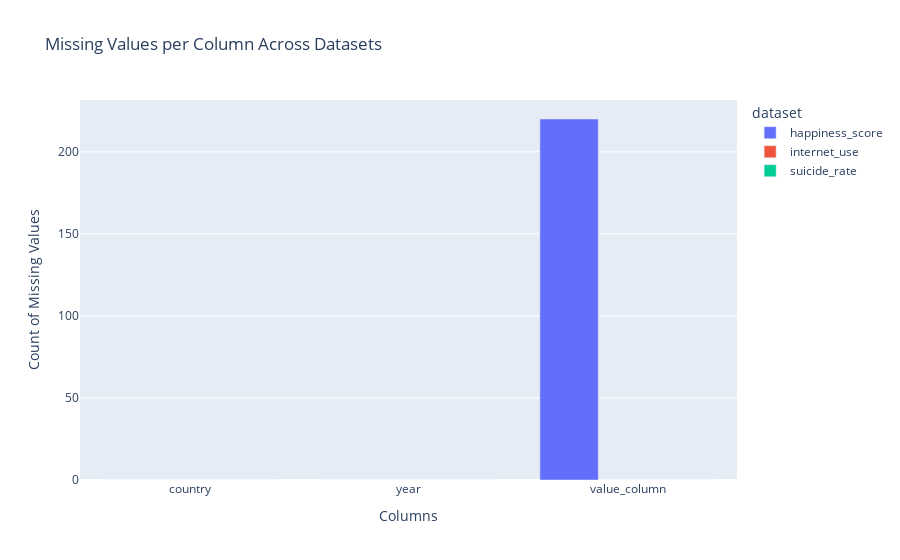

The cell this chart's notebook holds for it:
### Code cell
import pandas as pd
import plotly.express as px
import itables 

# Load suicide_rate data
suicide_rate = pd.read_csv("data\suicide_rate_data.csv")

suicide_rate

# selecting applicable columns
suicide_rate_subset = suicide_rate [["Reference area", "Sex", "TIME_PERIOD", "OBS_VALUE"]]

suicide_rate_subset

# changing to representative column names
suicide_rate_subset = suicide_rate_subset.rename(columns={"Reference area": "country", "Sex": "sex", "TIME_PERIOD": "year", "OBS_VALUE": "mortality_count"})

suicide_rate_subset

# internet_use data
internet_use = pd.read_csv ("data\household_internet_use.csv")

internet_use 

# selecting applicable columns
internet_use_subset = internet_use[["Reference area", "TIME_PERIOD", "OBS_VALUE"]]

internet_use_subset

# changing to representative column names
internet_use_subset = internet_use_subset.rename(columns={"Reference area": "country", "TIME_PERIOD": "year", "OBS_VALUE": "percent_internet_household"})

internet_use_subset

# Load happiness_score data
happiness_data = pd.read_csv("data\hapiscore_whr.csv")
happiness_data

# changing dataset to a long format
happiness_data_long = happiness_data.melt(id_vars="country")
happiness_data_long

# changing to representative column names
happiness_data_long = happiness_data.melt(id_vars="country", var_name="year", value_name = "happiness_count").sort_values(["country", "year"])

happiness_data_long

# Function to check data types 

def check_data_types(df, name):
    print(f"Data Types for {name}:\n")
    print(df.dtypes)
    print("-" * 40)  # Separator for clarity

# checks data types for all three datasets
check_data_types(internet_use_subset, "Internet Use Subset")
check_data_types(suicide_rate_subset, "Suicide Rate Subset")
check_data_types(happiness_data_long, "Happiness Data Long")


# converting the 'year' column to integer type, and coercing errors to NaN
happiness_data_long['year'] = pd.to_numeric(happiness_data_long['year'], errors='coerce')

# Confirm the conversion
print(happiness_data_long['year'].dtype)


# filtering for year 2015 to 2022
happiness_data_long = happiness_data_long[
    (happiness_data_long['year'] >= 2015) & (happiness_data_long['year'] <= 2022)
]
happiness_data_long = happiness_data_long[
    (happiness_data_long['year'] >= 2015) & (happiness_data_long['year'] <= 2022)
]

# Check the result
happiness_data_long['year'].unique()

#calculating missing values for each dataset
happiness_missing = happiness_data_long.isna().sum()
internet_missing = internet_use_subset.isna().sum()
suicide_missing = suicide_rate_subset.isna().sum()


# combining the results into a single DataFrame
missing_summary = pd.DataFrame({
   'dataset': ['happiness_score', 'internet_use', 'suicide_rate'],
   'country': [happiness_missing['country'], internet_missing['country'], suicide_missing['country']],
   'year': [happiness_missing['year'], internet_missing['year'], suicide_missing['year']],
   'value_column': [happiness_missing['happiness_count'], internet_missing['percent_internet_household'], suicide_missing['mortality_count']]
})

missing_summary                      

# reshaping with melt and naming columns for clarity
missing_summary = missing_summary.melt(
    id_vars='dataset', var_name='dataset_columns', value_name='missing_count'
).sort_values('dataset')
missing_summary

# bar chart for missing values
fig = px.bar(
    missing_summary,
    x='dataset_columns',
    y='missing_count',
    color='dataset',
    title='Missing Values per Column Across Datasets',
    labels={'missing_count': 'Count of Missing Values', 'dataset_columns': 'Columns'},
    barmode='group'
)

fig.show()

# dropping missing value from dataset
happiness_data_long.dropna(inplace=True)


# function to check any persistent missing values
def check_missing_data(df, name):
    print(f"Missing Data Summary for {name}:")
    print(df.isna().sum())
    print("-" * 40)

# Check for missing values in each dataset
check_missing_data(happiness_data_long, "Happiness Data")
check_missing_data(internet_use_subset, "Internet Use Data")
check_missing_data(suicide_rate_subset, "Suicide Rate Data")


# rounding to 1 decimal for consistency with other datasets
internet_use_subset["percent_internet_household"] = internet_use_subset["percent_internet_household"].round(1)

internet_use_subset

# creating a pivoted version of the 'suicide_rate_subset' DataFrame 
# to analyze mortality rates by sex (Male, Female, Total)
# without modifying the original 'suicide_rate_subset
# pivoting the data so each sex becomes its own column
suicide_rate_pivot = suicide_rate_subset.pivot_table(
    index=['country', 'year'],
    columns='sex',
    values='mortality_count',
    aggfunc='sum'  # Aggregate if duplicates exist
).reset_index()

# renaming the columns for clarity
suicide_rate_pivot.columns.name = None  # removing column index name
suicide_rate_pivot = suicide_rate_pivot.rename(columns={
    'Male': 'mortality_male',
    'Female': 'mortality_female',
    'Total': 'mortality_total'
})

# cleaned dataset
suicide_rate_pivot.head()

# droping the 'sex' column from the suicide_rate_subset
suicide_rate_cleaned = suicide_rate_subset.drop(columns=['sex'])

suicide_rate_cleaned.head()

### Figure 1 — Plotly figure (JSON) as saved in the notebook; plotly's stock layout.template omitted (floating-point values rounded to 4 significant figures)
{"data": [{"alignmentgroup": "True", "hovertemplate": "dataset=happiness_score<br>Columns=%{x}<br>Count of Missing Values=%{y}<extra></extra>", "legendgroup": "happiness_score", "marker": {"color": "#636efa", "pattern": {"shape": ""}}, "name": "happiness_score", "offsetgroup": "happiness_score", "orientation": "v", "showlegend": true, "textposition": "auto", "type": "bar", "x": ["country", "year", "value_column"], "xaxis": "x", "y": [0, 0, 220], "yaxis": "y"}, {"alignmentgroup": "True", "hovertemplate": "dataset=internet_use<br>Columns=%{x}<br>Count of Missing Values=%{y}<extra></extra>", "legendgroup": "internet_use", "marker": {"color": "#EF553B", "pattern": {"shape": ""}}, "name": "internet_use", "offsetgroup": "internet_use", "orientation": "v", "showlegend": true, "textposition": "auto", "type": "bar", "x": ["country", "year", "value_column"], "xaxis": "x", "y": [0, 0, 0], "yaxis": "y"}, {"alignmentgroup": "True", "hovertemplate": "dataset=suicide_rate<br>Columns=%{x}<br>Count of Missing Values=%{y}<extra></extra>", "legendgroup": "suicide_rate", "marker": {"color": "#00cc96", "pattern": {"shape": ""}}, "name": "suicide_rate", "offsetgroup": "suicide_rate", "orientation": "v", "showlegend": true, "textposition": "auto", "type": "bar", "x": ["country", "year", "value_column"], "xaxis": "x", "y": [0, 0, 0], "yaxis": "y"}], "layout": {"barmode": "group", "legend": {"title": {"text": "dataset"}, "tracegroupgap": 0}, "title": {"text": "Missing Values per Column Across Datasets"}, "xaxis": {"anchor": "y", "domain": [0, 1], "title": {"text": "Columns"}}, "yaxis": {"anchor": "x", "domain": [0, 1], "title": {"text": "Count of Missing Values"}}}}
